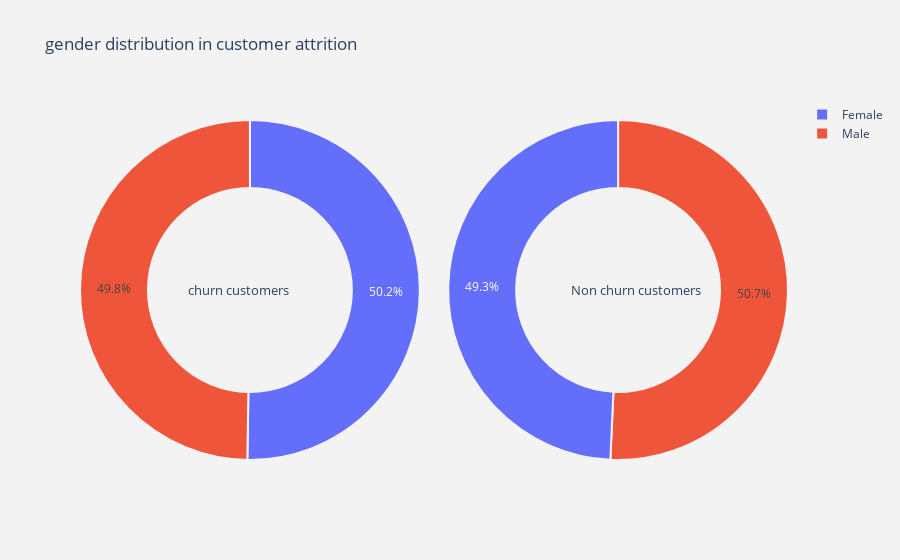

Notebook source saved alongside this figure:
### Code cell
plot_pie('gender')

### Figure 1 — Plotly figure (JSON) as saved in the notebook; plotly's stock layout.template omitted (floating-point values rounded to 4 significant figures)
{"data": [{"domain": {"x": [0, 0.48]}, "hole": 0.6, "hoverinfo": "label+percent+name", "labels": ["Female", "Male"], "marker": {"line": {"color": "rgb(243,243,243)", "width": 2}}, "name": "Churn Customers", "type": "pie", "values": [939, 930]}, {"domain": {"x": [0.52, 1]}, "hole": 0.6, "hoverinfo": "label+percent+name", "labels": ["Male", "Female"], "marker": {"line": {"color": "rgb(243,243,243)", "width": 2}}, "name": "Non churn customers", "type": "pie", "values": [2619, 2544]}], "layout": {"annotations": [{"font": {"size": 13}, "showarrow": false, "text": "churn customers", "x": 0.15, "y": 0.5}, {"font": {"size": 13}, "showarrow": false, "text": "Non churn customers", "x": 0.88, "y": 0.5}], "paper_bgcolor": "rgb(243,243,243)", "plot_bgcolor": "rgb(243,243,243)", "title": {"text": "gender distribution in customer attrition "}}}
